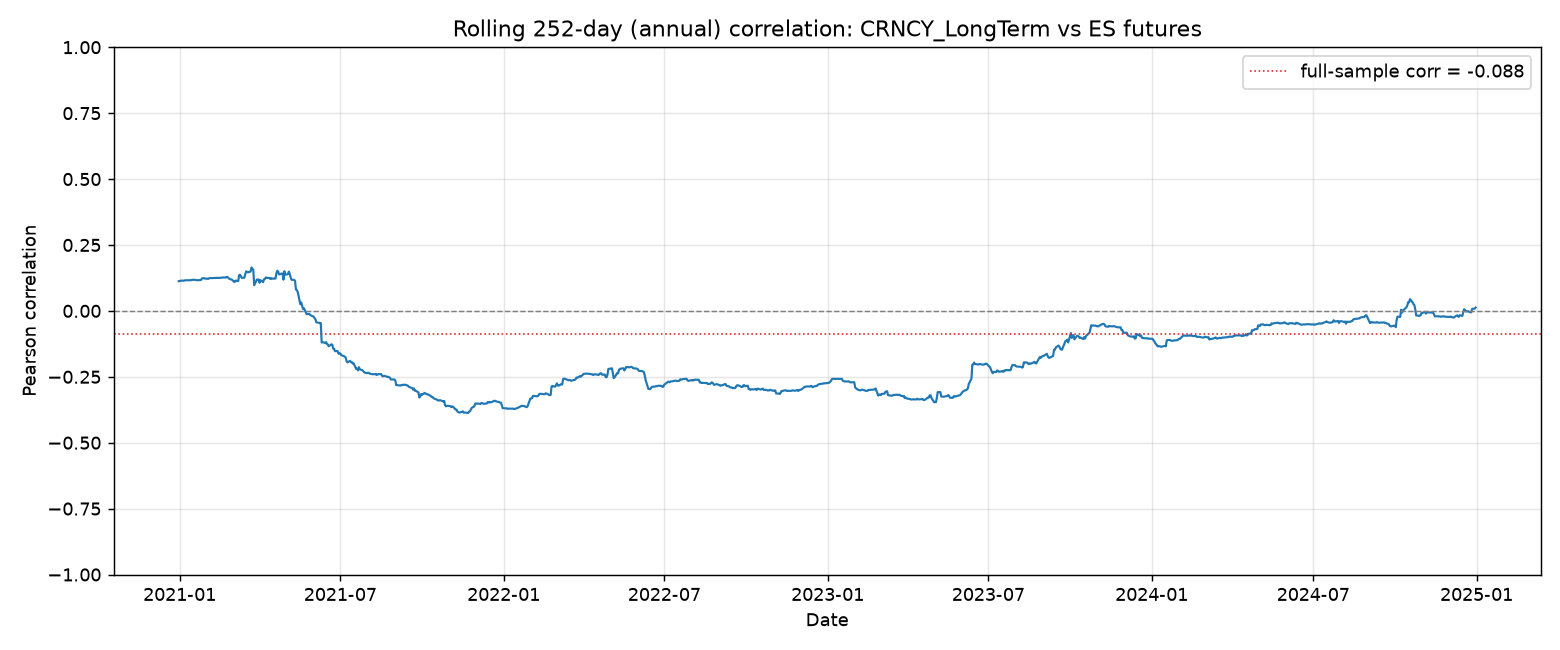

The Python source for this figure:
"""Rolling annual correlation between the CRNCY_LongTerm portfolio and ES (S&P 500) futures.

Two input series:
  * CRNCY_LongTerm_pnl_daily.csv  -- daily portfolio returns (already fractional returns, % of AUM)
  * ESAUSD_EOD.csv                -- ES futures end-of-day close *prices* (need converting to returns)

To correlate them on a like-for-like basis we turn the ES price series into daily
returns, align both series on their common trading days, and compute the Pearson
correlation over a rolling 252-trading-day window (the "annual" window used elsewhere
in this project, e.g. metrics.rolling_volatility).

Run:  python analysis/rolling_annual_correlation.py
Outputs (written next to this script):
  * rolling_annual_correlation.csv  -- date, portfolio_ret, es_ret, rolling_corr
  * rolling_annual_correlation.png  -- chart of the rolling correlation
"""

import os
import numpy as np
import pandas as pd
import matplotlib

matplotlib.use("Agg")
import matplotlib.pyplot as plt

HERE = os.path.dirname(os.path.abspath(__file__))
DATA = os.path.join(HERE, "data")
WINDOW = 252  # trading days ~ 1 year


def load_portfolio_returns(path: str) -> pd.Series:
    """Load the portfolio daily returns (Date, Portfolio). Already fractional returns."""
    df = pd.read_csv(path)
    s = pd.Series(
        pd.to_numeric(df["Portfolio"], errors="coerce").values,
        index=pd.to_datetime(df["Date"], format="%Y-%m-%d"),
        name="portfolio_ret",
    )
    return s.dropna().sort_index()


def load_es_returns(path: str) -> pd.Series:
    """Load ES EOD close prices (Date dd/mm/yyyy, Close) and convert to simple daily returns."""
    df = pd.read_csv(path)
    price = pd.Series(
        pd.to_numeric(df["Close"], errors="coerce").values,
        index=pd.to_datetime(df["Date"], dayfirst=True),
        name="es_close",
    ).dropna().sort_index()
    price = price[~price.index.duplicated(keep="first")]
    ret = price.pct_change().rename("es_ret")
    return ret.dropna()


def main() -> None:
    port = load_portfolio_returns(os.path.join(DATA, "CRNCY_LongTerm_pnl_daily.csv"))
    es = load_es_returns(os.path.join(DATA, "ESAUSD_EOD.csv"))

    # Align on common trading days (correlation needs paired same-day observations).
    df = pd.concat([port, es], axis=1, join="inner").dropna()

    rolling_corr = (
        df["portfolio_ret"].rolling(WINDOW).corr(df["es_ret"]).rename("rolling_corr")
    )
    out = pd.concat([df, rolling_corr], axis=1)

    csv_path = os.path.join(HERE, "rolling_annual_correlation.csv")
    out.to_csv(csv_path, index_label="Date", float_format="%.10g")

    valid = rolling_corr.dropna()

    # --- chart ---
    fig, ax = plt.subplots(figsize=(12, 5))
    ax.plot(valid.index, valid.values, color="#1f77b4", lw=1.2)
    ax.axhline(0.0, color="grey", lw=0.8, ls="--")
    full_corr = df["portfolio_ret"].corr(df["es_ret"])
    ax.axhline(full_corr, color="#d62728", lw=0.9, ls=":",
               label=f"full-sample corr = {full_corr:.3f}")
    ax.set_title(f"Rolling {WINDOW}-day (annual) correlation: CRNCY_LongTerm vs ES futures")
    ax.set_ylabel("Pearson correlation")
    ax.set_xlabel("Date")
    ax.set_ylim(-1, 1)
    ax.legend(loc="upper right")
    ax.grid(True, alpha=0.3)
    fig.tight_layout()
    png_path = os.path.join(HERE, "rolling_annual_correlation.png")
    fig.savefig(png_path, dpi=130)

    # --- summary to stdout ---
    print(f"Portfolio returns : {len(port):>5} rows  {port.index.min().date()} -> {port.index.max().date()}")
    print(f"ES returns        : {len(es):>5} rows  {es.index.min().date()} -> {es.index.max().date()}")
    print(f"Common (aligned)  : {len(df):>5} rows  {df.index.min().date()} -> {df.index.max().date()}")
    print(f"Window            : {WINDOW} trading days")
    print(f"Full-sample corr  : {full_corr:.4f}")
    if len(valid):
        print(f"Rolling corr      : mean={valid.mean():.4f}  min={valid.min():.4f}  max={valid.max():.4f}")
        print(f"Latest ({valid.index[-1].date()}) : {valid.iloc[-1]:.4f}")
    print(f"\nWrote: {csv_path}")
    print(f"Wrote: {png_path}")


if __name__ == "__main__":
    main()
